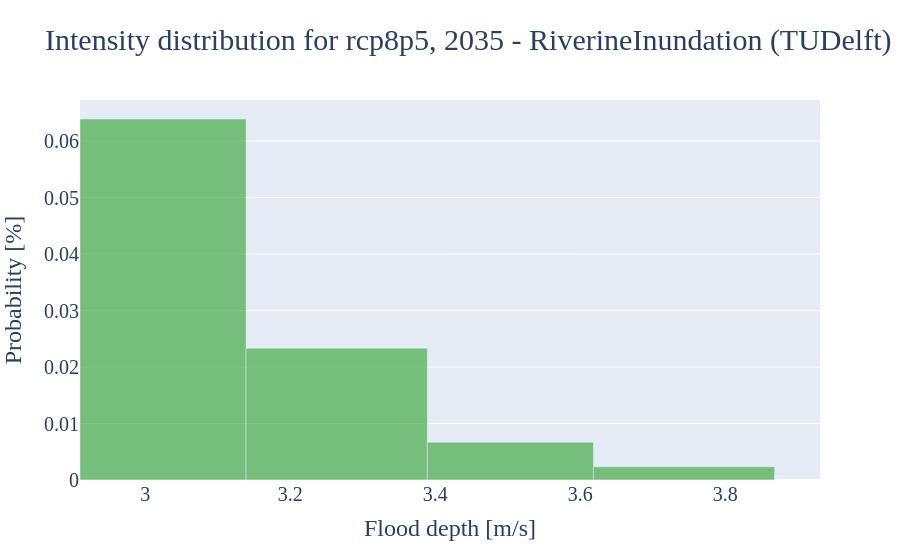

Notebook source saved alongside this figure:
### Markdown cell above
## 11. Visualize a Hazard Intensity Distribution

This section selects one impact record and plots the hazard distribution found in `calc_details['hazard_distribution']`.

Interpret the chart as follows:

- The x-axis shows hazard intensity bins, such as flood-depth intervals.
- The y-axis shows the probability mass assigned to each bin.

### Code cell
intensity_bin_edges = df_asset_impacts['calc_details'][2]['hazard_distribution']['bin_edges']
probabilities = df_asset_impacts['calc_details'][2]['hazard_distribution']['probabilities']

dist = dict()
dist['bin_edges'] = intensity_bin_edges
dist['probabilities'] = probabilities

fig = go.Figure()

midpoints, widths, probs = compute_bar_params(dist)
fig.add_trace(
    go.Bar(
    x = midpoints,
    y = probs,
    width = widths,
    marker_color = "rgba(44, 160, 44, 0.6)"
    )
)

fig.update_layout(
    font = dict(family = "TimesNewRoman", size = 20),
    title = "Intensity distribution for rcp8p5, 2035 - RiverineInundation (TUDelft)",
    title_font_size = 30,
)

fig.update_layout(
    xaxis = dict(
        title = 'Flood depth [m/s]'
    ),
    yaxis = dict(
        title = 'Probability [%]'
    )
)
fig

### Figure 1 — Plotly figure (JSON) as saved in the notebook; plotly's stock layout.template omitted (floating-point values rounded to 4 significant figures)
{"data": [{"marker": {"color": "rgba(44, 160, 44, 0.6)"}, "type": "bar", "width": [0.229, 0.25, 0.229, 0.25, 0], "x": [3.024, 3.264, 3.503, 3.743, 3.868], "y": [0.06391, 0.02333, 0.006667, 0.002333, 0.001]}], "layout": {"font": {"family": "TimesNewRoman", "size": 20}, "title": {"font": {"size": 30}, "text": "Intensity distribution for rcp8p5, 2035 - RiverineInundation (TUDelft)"}, "xaxis": {"title": {"text": "Flood depth [m/s]"}}, "yaxis": {"title": {"text": "Probability [%]"}}}}
